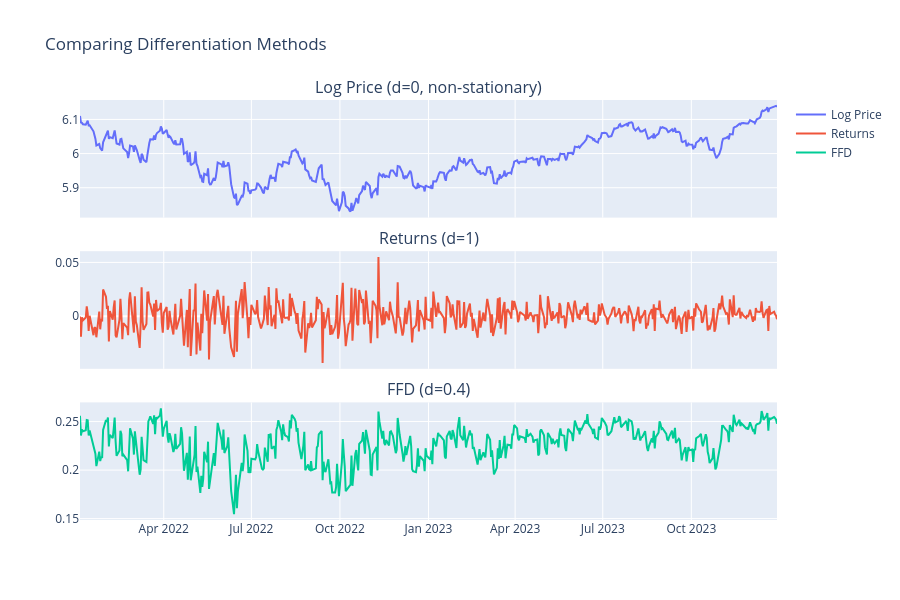

This figure's notebook cell:
### Markdown cell above
## 8. Visualize FFD Transformation

### Code cell
# Compare original, returns, and FFD
d_plot = ASSET_CLASS_D["equities"]
ffd_series = ffdiff(spy["close"].log(), d=d_plot)

fig = make_subplots(
    rows=3,
    cols=1,
    shared_xaxes=True,
    subplot_titles=["Log Price (d=0, non-stationary)", "Returns (d=1)", f"FFD (d={d_plot})"],
    vertical_spacing=0.08,
)

dates = spy["timestamp"].to_list()
log_prices_arr = spy["close"].log().to_numpy()
returns_arr = spy["close"].pct_change().to_numpy()
ffd_arr = ffd_series.to_numpy()

# Use last 500 points for visibility
n = 500

fig.add_trace(go.Scatter(x=dates[-n:], y=log_prices_arr[-n:], name="Log Price"), row=1, col=1)
fig.add_trace(go.Scatter(x=dates[-n:], y=returns_arr[-n:], name="Returns"), row=2, col=1)
fig.add_trace(go.Scatter(x=dates[-n:], y=ffd_arr[-n:], name="FFD"), row=3, col=1)

fig.update_layout(height=600, title="Comparing Differentiation Methods")
fig.show()

### Figure 1 — Plotly figure (JSON) as saved in the notebook; plotly's stock layout.template omitted (floating-point values rounded to 4 significant figures; data arrays with more than 128 entries replaced by an {"elided": "..."} marker saying what was removed)
{"data": [{"name": "Log Price", "type": "scatter", "x": {"elided": "500 str values"}, "xaxis": "x", "y": {"elided": "500 float values"}, "yaxis": "y"}, {"name": "Returns", "type": "scatter", "x": {"elided": "500 str values"}, "xaxis": "x2", "y": {"elided": "500 float values"}, "yaxis": "y2"}, {"name": "FFD", "type": "scatter", "x": {"elided": "500 str values"}, "xaxis": "x3", "y": {"elided": "500 float values"}, "yaxis": "y3"}], "layout": {"annotations": [{"font": {"size": 16}, "showarrow": false, "text": "Log Price (d=0, non-stationary)", "x": 0.5, "xanchor": "center", "xref": "paper", "y": 1.0, "yanchor": "bottom", "yref": "paper"}, {"font": {"size": 16}, "showarrow": false, "text": "Returns (d=1)", "x": 0.5, "xanchor": "center", "xref": "paper", "y": 0.64, "yanchor": "bottom", "yref": "paper"}, {"font": {"size": 16}, "showarrow": false, "text": "FFD (d=0.4)", "x": 0.5, "xanchor": "center", "xref": "paper", "y": 0.28, "yanchor": "bottom", "yref": "paper"}], "height": 600, "title": {"text": "Comparing Differentiation Methods"}, "xaxis": {"anchor": "y", "domain": [0.0, 1.0], "matches": "x3", "showticklabels": false}, "xaxis2": {"anchor": "y2", "domain": [0.0, 1.0], "matches": "x3", "showticklabels": false}, "xaxis3": {"anchor": "y3", "domain": [0.0, 1.0]}, "yaxis": {"anchor": "x", "domain": [0.72, 1.0]}, "yaxis2": {"anchor": "x2", "domain": [0.36, 0.64]}, "yaxis3": {"anchor": "x3", "domain": [0.0, 0.28]}}}
